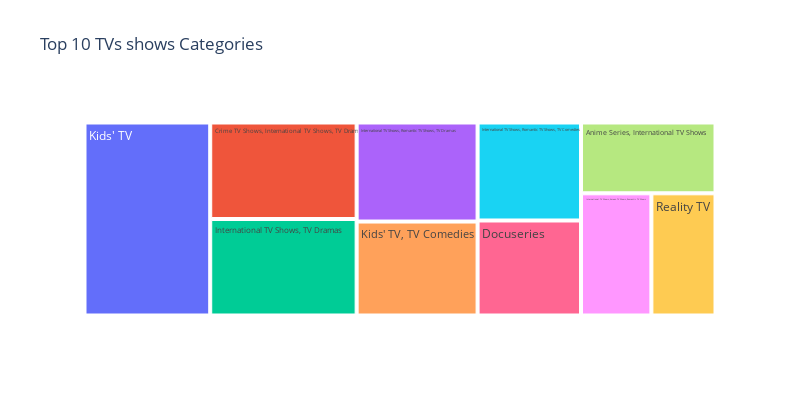

The notebook cell this image was saved under:
### Code cell
#visualizing top 10 categories of TV shows
top_categories = TVshows['listed_in'].value_counts().head(10).reset_index(name='count')

fig = px.treemap(data_frame=top_categories, path=["listed_in"], values='count',
                 width=800, height=400, title="Top 10 TVs shows Categories")

fig.show()

### Figure 1 — Plotly figure (JSON) as saved in the notebook; plotly's stock layout.template omitted (floating-point values rounded to 4 significant figures)
{"data": [{"branchvalues": "total", "domain": {"x": [0, 1], "y": [0, 1]}, "hovertemplate": "labels=%{label}<br>count=%{value}<br>parent=%{parent}<br>id=%{id}<extra></extra>", "ids": ["Anime Series, International TV Shows", "Crime TV Shows, International TV Shows, TV Dramas", "Docuseries", "International TV Shows, Korean TV Shows, Romantic TV Shows", "International TV Shows, Romantic TV Shows, TV Comedies", "International TV Shows, Romantic TV Shows, TV Dramas", "International TV Shows, TV Dramas", "Kids' TV", "Kids' TV, TV Comedies", "Reality TV"], "labels": ["Anime Series, International TV Shows", "Crime TV Shows, International TV Shows, TV Dramas", "Docuseries", "International TV Shows, Korean TV Shows, Romantic TV Shows", "International TV Shows, Romantic TV Shows, TV Comedies", "International TV Shows, Romantic TV Shows, TV Dramas", "International TV Shows, TV Dramas", "Kids' TV", "Kids' TV, TV Comedies", "Reality TV"], "name": "", "parents": ["", "", "", "", "", "", "", "", "", ""], "type": "treemap", "values": [62, 92, 64, 56, 66, 78, 92, 158, 74, 51]}], "layout": {"height": 400, "legend": {"tracegroupgap": 0}, "title": {"text": "Top 10 TVs shows Categories"}, "width": 800}}
